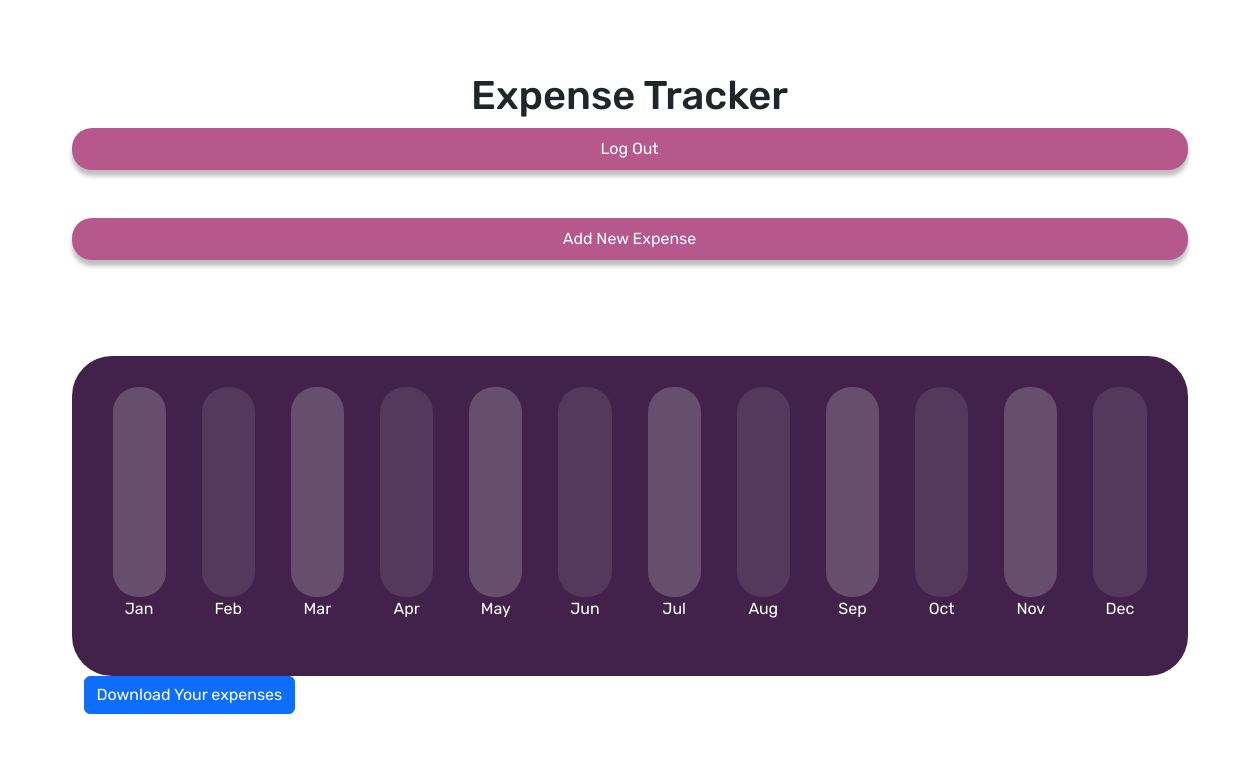
The page /expenses/ (signed in) on the database as committed earlier.
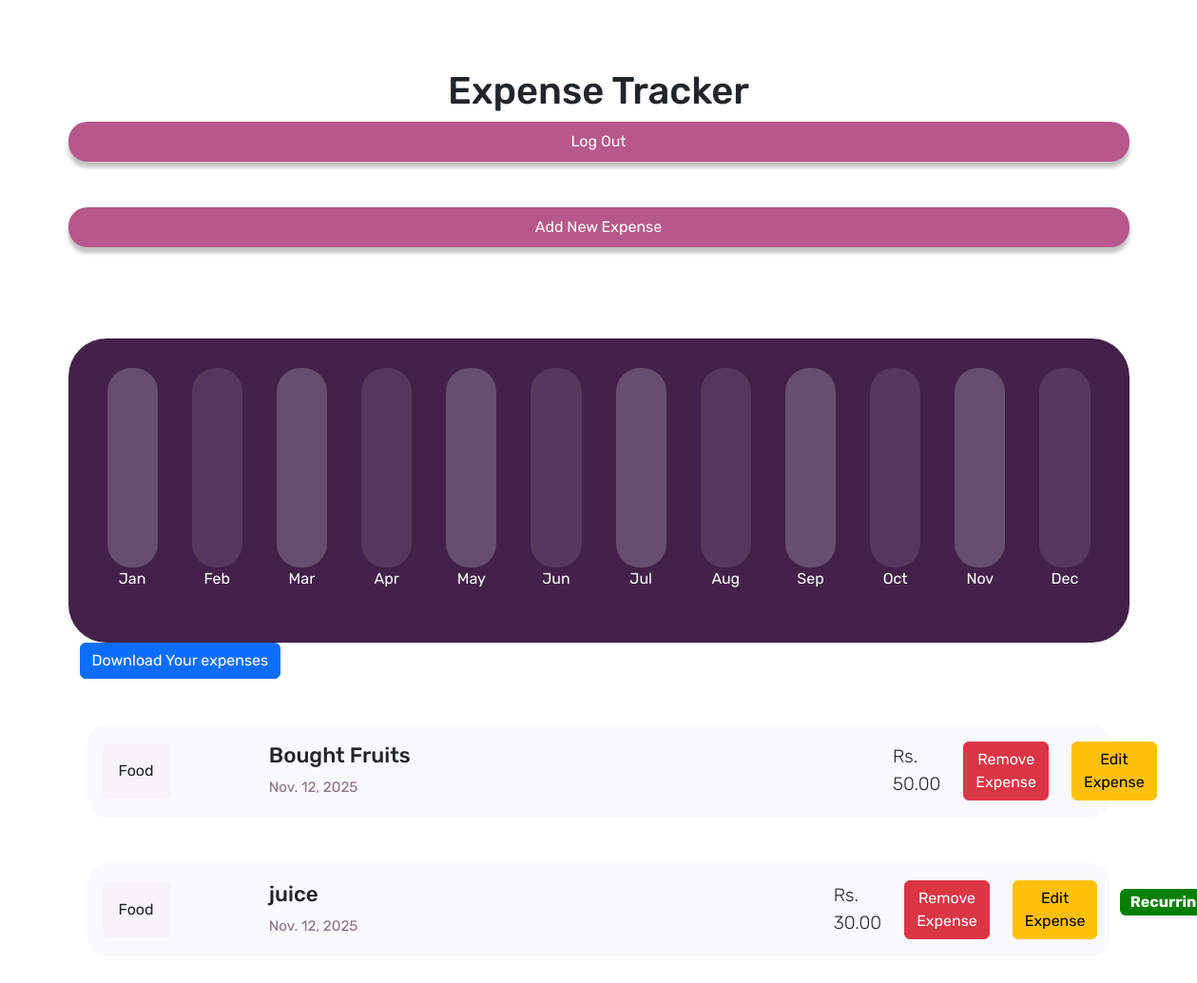
The same page on the database as committed later.
### expenses/models.py (models this page shows, shortened)
class Expense(models.Model):
    user = models.ForeignKey(User,on_delete=models.CASCADE,related_name='expenses')
    expenseId = models.AutoField(primary_key=True)
    title=models.CharField(max_length=100)
    amount = models.DecimalField(max_digits=10,decimal_places=2)
    category= models.CharField(max_length=100)
    date = models.DateField(default=datetime.date.today)
    is_recurring = models.BooleanField(default=False)
    recurrence_period = models.CharField(
        max_length = 20,
        choices = [('daily','Daily'),('weekly','Weekly'),('monthly','Monthly'),('yearly','Yearly')],
        null=True,
        blank=True
    )
    next_due_date = models.DateField(null=True,blank=True)

### expenses/views.py (the view)
# urls.py: path('',views.expense_list,name='index'),
@login_required
def expense_list(request):
    month = request.GET.get('month')
    if month:
        expenses = Expense.objects.filter(user=request.user,date__month=month)
    else:
        expenses = Expense.objects.filter(user=request.user)
    months = ['Jan', 'Feb', 'Mar', 'Apr', 'May', 'Jun',
              'Jul', 'Aug', 'Sep', 'Oct', 'Nov', 'Dec']
    return render(request,'index.html',{'expenses':expenses,'months':months,'selected_month':month})

### expenses/templates/index.html (shortened to what this page needs)
{% extends "layout.html" %}
{% block content %}
   {% if user.is_authenticated %}
   {% for expense in expenses %}
   <div class="expense-list mt-5">
       <div class="row mx-2 expense-item mb-4 py-1">
           <div class="col-sm-3 col-md-2 p-3 d-none d-sm-block">
               <a href="{% url 'categoryChart' category=expense.category %}" class="expense-category btn px-lg-3 py-3 ml-lg-3">
                   {{expense.category}}
               </a>
            </div>
            <div class="col-9 col-sm-7 col-md-8 d-flex justify-content-center flex-column py-2">
                <h2 class="expense-title">{{expense.title}}</h2>
                <span class="expense-date">{{expense.date}}</span>
            </div>
            <div class="col-3 col-sm-2 col-md-2 d-flex align-items-center justify-content-center display-inline gap-4">
                <span class="expense-amount">Rs. {{expense.amount}}</span>
                <span><a href="{% url 'removeExpense' expense.expenseId%}"   class="btn btn-danger display-inline">Remove Expense</a></span>
                <span><a href="{% url 'editExpense' expense.expenseId%}" class="btn btn-warning display-inline">Edit Expense</a></span>
                {% if expense.is_recurring %}
                    <p><span style="color:white;font-size:1rem;background-color:green" class="badge badge-info">Recurring</span></p>
                {% endif %}
            </div>
        </div>
    </div>
    {% endfor %}
    {% endif %}
    {% endblock%}

### templates/layout.html (shortened to what this page needs)
{% load static %}
<!DOCTYPE html>
<html lang="en">
<head>
    <link rel="stylesheet" href="/static/app.css">
    <link href="https://cdn.jsdelivr.net/npm/bootstrap@5.3.7/dist/css/bootstrap.min.css" rel="stylesheet">
</head>
<body>
    <div class="container wrapper mt-5 py-4 rounded">
        <div class="container mb-5">
            <div class="row new-expense">
                <h1 class="text-center container expenses">Expense Tracker</h1>
                {% if user.is_authenticated %}
                <a href="{% url 'logout' %}" class="expense-controls__btn btn btn-block mb-5 ">Log Out</a>
                <a href="{% url 'addExpense' %}" class="expense-controls__btn btn btn-block mb-5 ">Add New Expense</a>
            </div>
        </div>
        <div class="container expenses ">
            <div class="row chart flex-nowrap">
                {% for month in months %}
                <div class="col bar d-flex flex-column justify-content-end d-flex flex-column justify-content-end">
                    <div class="col fill p-0 flex-grow-0" style='height: 100%; flex-basis: auto;'>
                    </div>
                    <a href="{% url 'index' %}?month={{ forloop.counter }}" method="get" name="month" class="text-decoration-none text-white"><div class="col p-0 flex-grow-0">
                        <span>{{month}}</span>
                    </div></a>
                </div>
                {% endfor %}
            </div>
            <a href="{% url 'download' %}" class="btn btn-primary">Download Your expenses</a>
            {% endif %}
            {% block content %}
            {% endblock %}
        </div>
    </div>
</body>
</html>

### static/app.css (style rules this page uses)
html { font-size: 16px; }
body { font-family: 'Rubik', sans-serif !important; }
.wrapper { background-color:white; }
.new-expense { font-size: 1.05rem; }
.expense-controls__btn { background-color: #B6588B !important; box-shadow: 0px 6px 4px rgba(0, 0, 0, 0.25); border: none; color: white !important; border-radius: 20px !important; padding: 8px 30px !important; }
.expenses .chart { height: 320px; padding: 55px 23px; background-color: #42224A; border-radius: 40px; align-items: flex-end; }
.expenses .chart .bar:nth-child(odd) .fill { background-color: #684E6E; }
.expenses .chart .bar:nth-child(even) .fill { background-color: #55385C; }
.expenses .chart .bar, .expenses .chart .bar .fill { border-radius: 25px; }
.expenses .chart .bar { height: 100%; margin:0 5px; padding: 0; color:#A08FA4; text-align: center; }
.expense-item { background-color: #FAF9FB; border-radius: 20px; }
.expense-title { font-size: 1.4rem; }
.expense-date { font-size: .95rem; color: #8B718A; }
.expense-amount { font-size: 1.2rem; font-weight: lighter; }
.expense-category { background-color: #F7F4F7 !important; }
@media (min-width: 768px) { .expenses .chart .bar { margin: 0 10px; } }
@media (min-width:992px) { .expenses .chart .bar { margin: 0 18px; } }

Rows that differ between the two databases and show on the page:
added Expense: category "Food", title "Bought Fruits", date "Nov. 12, 2025", amount "50.00"
added Expense: category "Food", title "juice", date "Nov. 12, 2025", amount "30.00", is_recurring "Recurring"
